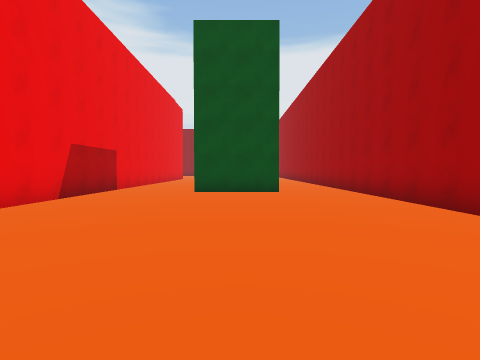
View 1 (above)

22 first-person views from a walk through a Unity game level. The camera is 1.3 m above the floor, tilts 2° down and sees 80° across. The floor is counted in squares, 2 m on a side. Each view is taken from the middle of a square. On the plan, view 1 faces up. The plan holds only what a view shows up to about 9 squares ahead; the rest is blank. The place goes on beyond the plan. Some animated figures are left out.

View 2
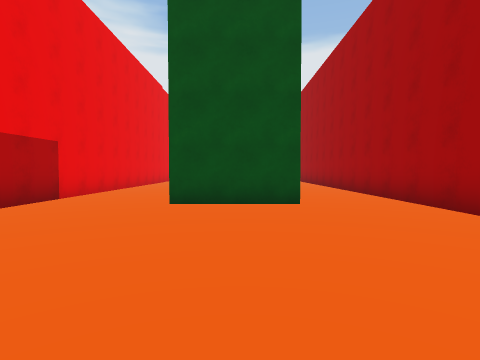

View 3
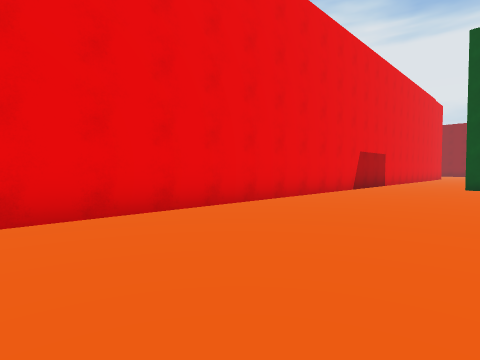

View 4
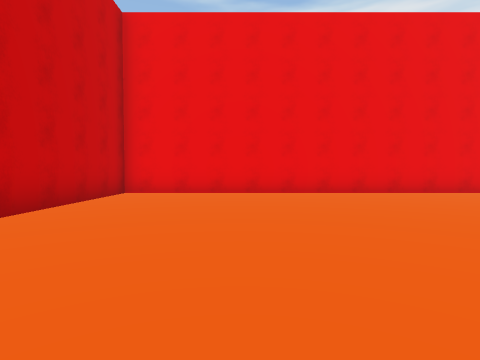

View 5
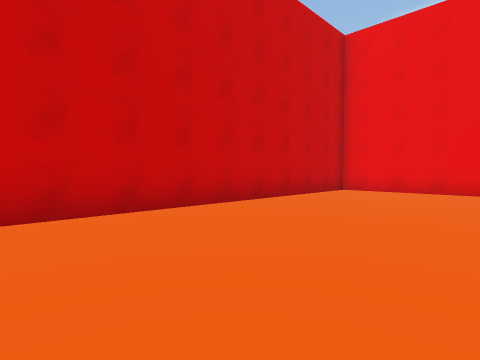

View 6
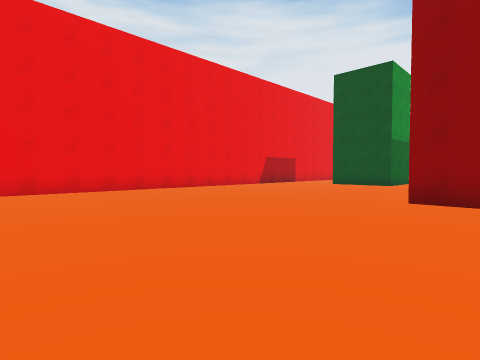

View 7
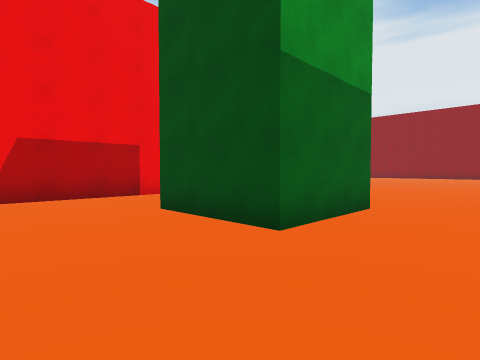

View 8
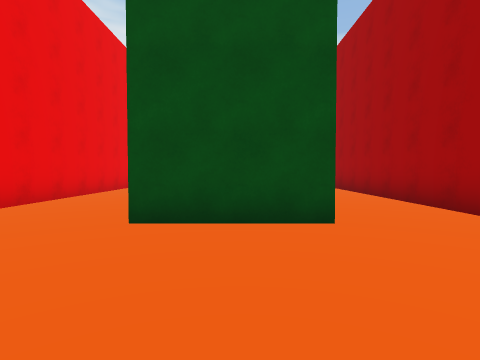

View 9
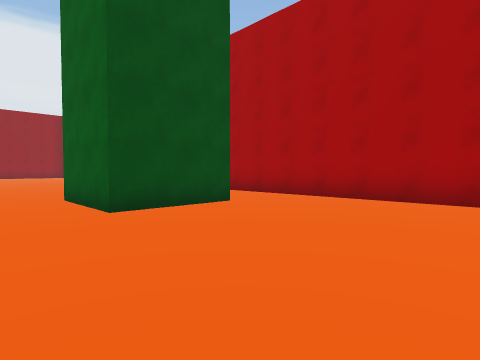

View 10
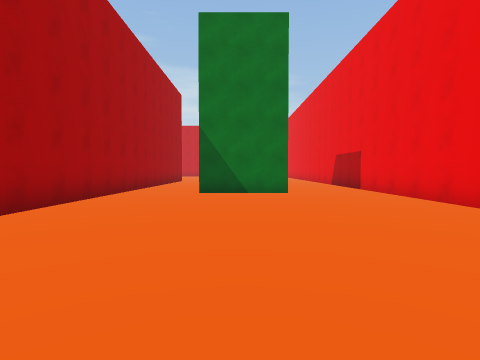

View 11
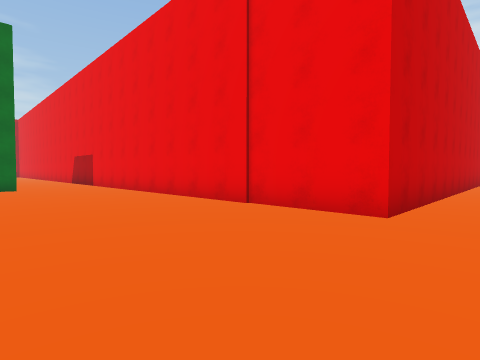

View 12
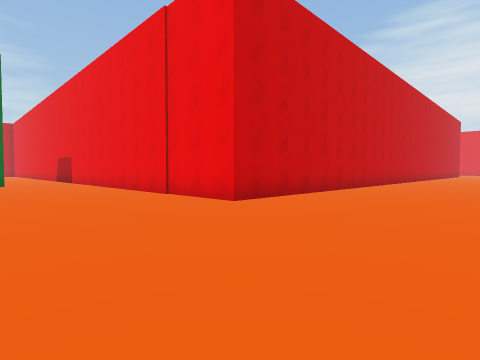

View 13
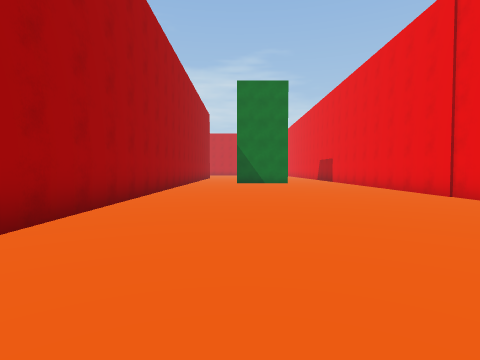

View 14
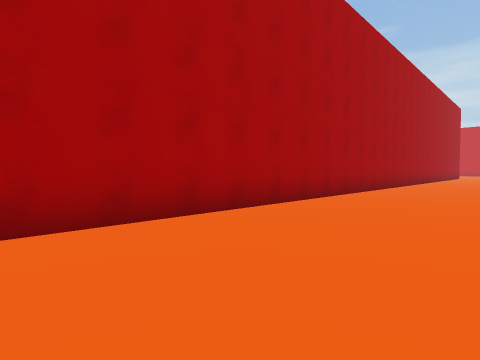

View 15
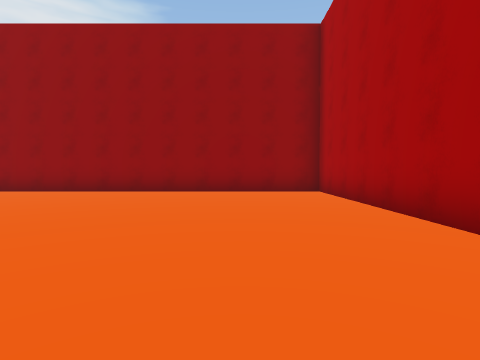

View 16
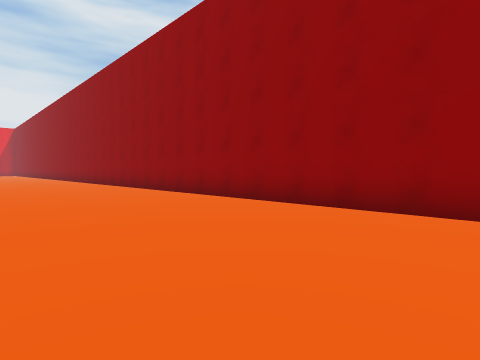

View 17
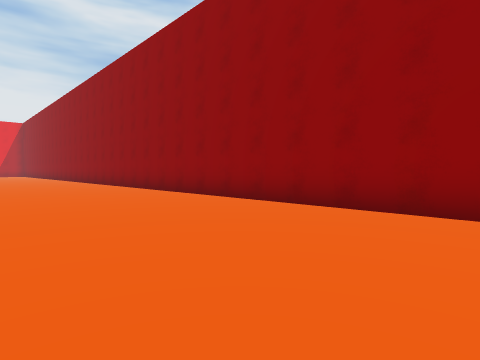

View 18
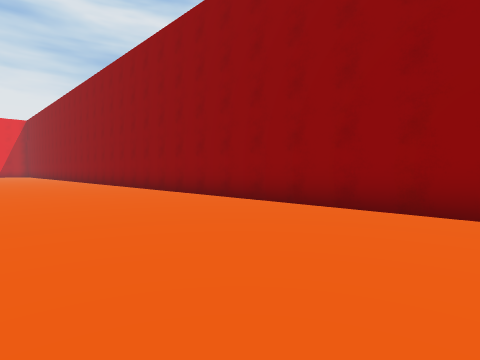

View 19
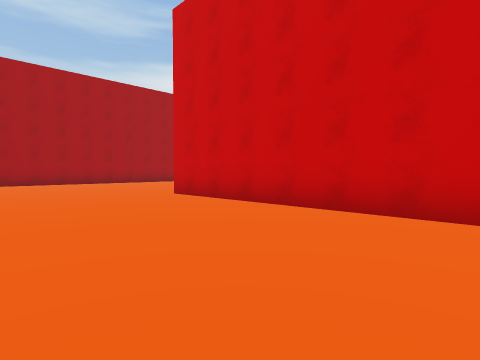

View 20
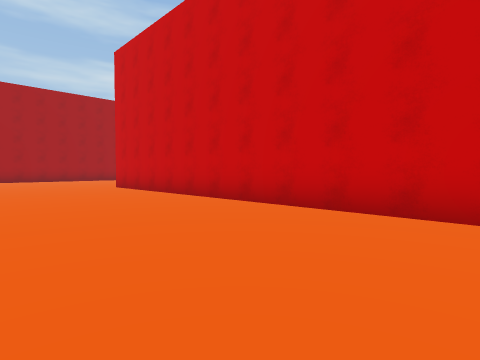

View 21
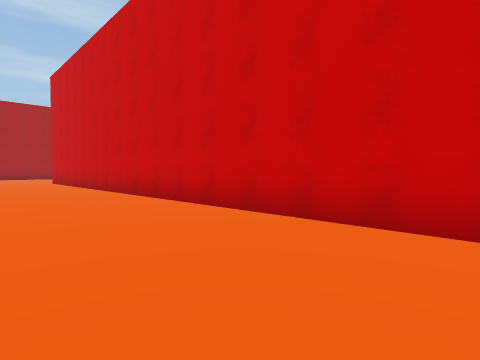

View 22
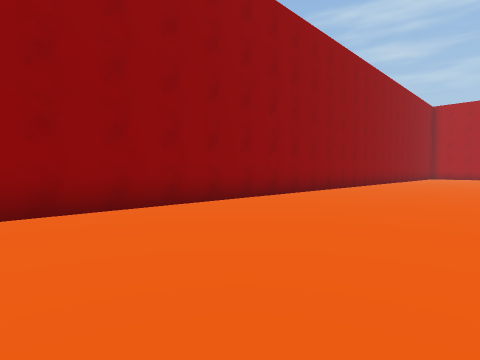

### Floor plan
Points are (right, up) in squares from view 1. A wall is a line through its corners. A room is listed if a view was taken in it or the views show most of it. See-through windows are left out.
Room 1 (views 1, 2, 3, 4, 5, 6, 7, 8, 9)
walls: (4.5, 2.2) (3.4, 2.2); (3.4, 4) (3.4, 11.5); (1.2, 11) (1.2, 8.4) (-1.3, 8.4) (-1.3, 11); (-4, 12.5) (-4, -9.2) (4.8, -9.2)
ways out: opening at (-2.5, 12.5) to room 2; opening at (2.5, 12) to room 2
Room 2 (views 10, 11, 12, 13, 14, 15, 16, 17, 18, 19, 20, 21, 22)
walls: (-19.8, 20.7) (-4, 20.7) (-4, 12.5); (-1.3, 11) (1.2, 11); (3.4, 11.5) (3.4, 30.7) (-19.6, 30.7)
ways out: opening at (-2.5, 12.5) to room 1; opening at (2.5, 12) to room 1

Where each view was taken, in squares from view 1:
view 1: 0 up, 0 right, facing up
view 2: 3 up, 0 right, facing up
view 3: 3 down, 0 right, facing up-left
view 4: 6 down, 4 right, facing left
view 5: 5 down, 5 right, facing down-left
view 6: 4 down, 5 right, facing up-left
view 7: 6 up, 3 right, facing up-left
view 8: 5 up, 0 right, facing up
view 9: 4 up, 3 left, facing up-right
view 10: 19 up, 0 right, facing down
view 11: 22 up, 0 right, facing down-left
view 12: 25 up, 0 right, facing down-left
view 13: 25 up, 1 right, facing down
view 14: 28 up, 0 right, facing down-right
view 15: 22 up, 1 right, facing up
view 16: 26 up, 3 left, facing up-left
view 17: 26 up, 8 left, facing up-left
view 18: 26 up, 10 left, facing up-left
view 19: 25 up, 11 left, facing down-right
view 20: 25 up, 15 left, facing down-right
view 21: 24 up, 20 left, facing down-right
view 22: 26 up, 20 left, facing up-right
